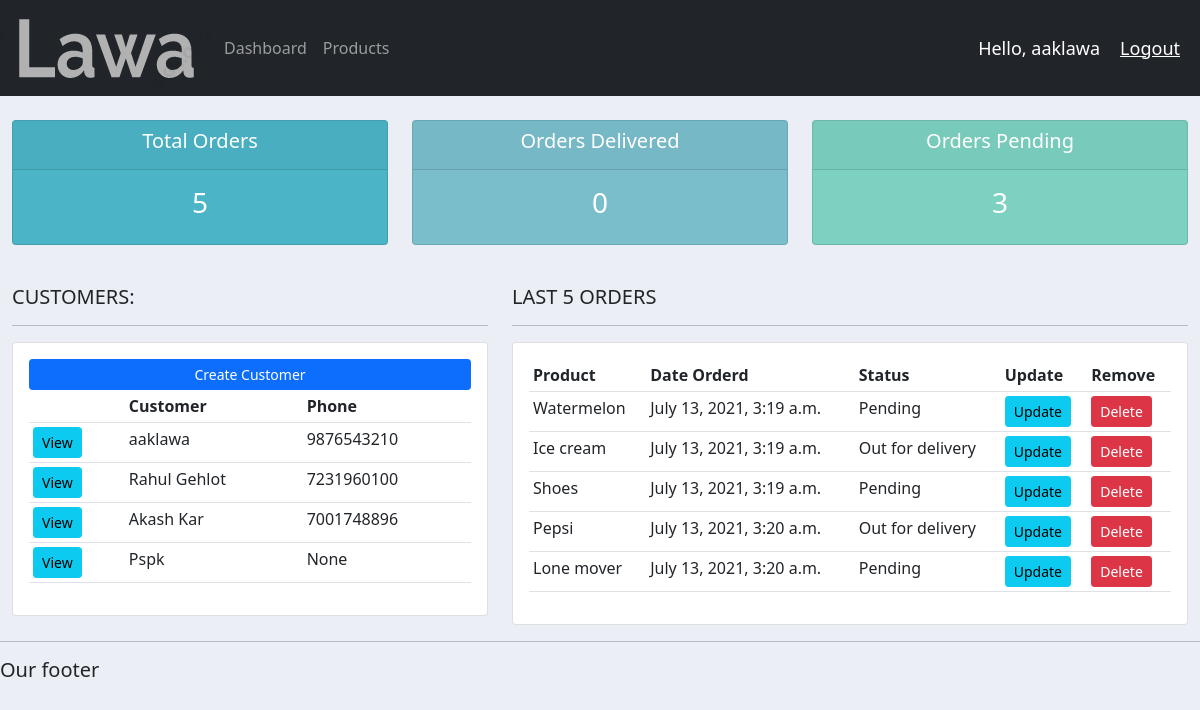
The page / (signed in) on the database its author committed.
### accounts/models.py (models this page shows, shortened)
class Customer(models.Model):
	user = models.OneToOneField(User, null=True, blank=True, on_delete=models.CASCADE)
	name = models.CharField(max_length=200, null=True)
	phone = models.CharField(max_length=200, null=True)
	email = models.CharField(max_length=200, null=True)
	profile_pic = models.ImageField(default="profile1.png", null=True, blank=True)
	date_created = models.DateTimeField(auto_now_add=True, null=True)

class Order(models.Model):
	STATUS = (
			('Pending', 'Pending'),
			('Out for delivery', 'Out for delivery'),
			('Delivered', 'Delivered'),
			)
	customer = models.ForeignKey(Customer, null=True, on_delete= models.SET_NULL)
	product = models.ForeignKey(Product, null=True, on_delete= models.SET_NULL)
	date_created = models.DateTimeField(auto_now_add=True, null=True)
	status = models.CharField(max_length=200, null=True, choices=STATUS)
	note = models.CharField(max_length=1000, null=True)

class Product(models.Model):
	CATEGORY = (
			('Indoor', 'Indoor'),
			('Out Door', 'Out Door'),
			)
	name = models.CharField(max_length=200, null=True)
	price = models.FloatField(null=True)
	category = models.CharField(max_length=200, null=True, choices=CATEGORY)
	description = models.CharField(max_length=200, null=True, blank=True)
	date_created = models.DateTimeField(auto_now_add=True, null=True)
	tags = models.ManyToManyField(Tag)
	def __str__(self):
		return self.name

### accounts/decorators.py (the view)
	def wrapper_function(request, *args, **kwargs):
		group = None
		if request.user.groups.exists():
			group = request.user.groups.all()[0].name
		if group == 'customer':
			return redirect('user-page')
		if group == 'admin':
			return view_func(request, *args, **kwargs)

### accounts/views.py (called while the page is built)
@login_required(login_url='login')
@admin_only
def home(request):
	orders = Order.objects.all()
	customers = Customer.objects.all()
	total_customers = customers.count()
	total_orders = orders.count()
	delivered = orders.filter(status='Delivered').count()
	pending = orders.filter(status='Pending').count()
	context = {'orders':orders, 'customers':customers,
	'total_orders':total_orders,'delivered':delivered,
	'pending':pending }
	return render(request, 'accounts/dashboard.html', context)

### accounts/templates/accounts/dashboard.html
{%  extends 'accounts/main.html' %}
{% block content %}
{%  include 'accounts/status.html' %}
<br>
<div class="row">
	<div class="col-md-5">
		<h5>CUSTOMERS:</h5>
		<hr>
		<div class="card card-body">
			<a class="btn btn-primary  btn-sm btn-block" href="">Create Customer</a>
			<table class="table table-sm">
				<tr>
					<th></th>
					<th>Customer</th>
					<th>Phone</th>
				</tr>
				{% for customer in customers %}
					<tr>
						<td><a class="btn btn-sm btn-info" href="{% url 'customer' customer.id %}">View</a></td>
						<td>{{customer.name}}</td>
						<td>{{customer.phone}}</td>
					</tr>
				{% endfor %}
			</table>
		</div>
	</div>
	<div class="col-md-7">
		<h5>LAST 5 ORDERS</h5>
		<hr>
		<div class="card card-body">
			<table class="table table-sm">
				<tr>
					<th>Product</th>
					<th>Date Orderd</th>
					<th>Status</th>
					<th>Update</th>
					<th>Remove</th>
				</tr>
				{% for order in orders %}
					<tr>
						<td>{{order.product}}</td>
						<td>{{order.date_created}}</td>
						<td>{{order.status}}</td>
						<td><a class="btn btn-sm btn-info" href="{% url 'update_order' order.id %}">Update</a></td>
						<td><a class="btn btn-sm btn-danger" href="{% url 'delete_order' order.id %}">Delete</a></td>
					</tr>
				{% endfor %}
			</table>
		</div>
	</div>
</div>
{% endblock %}

### accounts/templates/accounts/navbar.html (shortened to what this page needs)
{% load static %}
<nav class="navbar navbar-expand-lg navbar-dark bg-dark">
 <img src="{% static 'images/logo.png' %}">
  <div class="collapse navbar-collapse" id="navbarNav">
    <ul class="navbar-nav">
      {% if request.user.is_staff %}
      <li class="nav-item active">
        <a class="nav-link" href="{% url 'home' %}">Dashboard</a>
      </li>
      <li class="nav-item">
        <a class="nav-link" href="{% url 'products' %}">Products</a>
      </li>
      {% else %}
       <li class="nav-item">
        <a class="nav-link" href="{% url 'account' %}">Settings</a>
      </li>
      {% endif %}
    </ul>
  </div>
  <span class="hello-msg">Hello, {{request.user}}</span>
  <span ><a  class="hello-msg" href="{% url 'logout' %}">Logout</a></span>
</nav>

### static/css/main.css (style rules this page uses)
body { background-color: #ebeff5; }

### accounts/templates/accounts/navbar.html (style rules this page uses)
.hello-msg { font-size: 18px; color: #fff; margin-right: 20px; }

### rows shown on the page
Customer: name "aaklawa", phone "9876543210"
Customer: name "Rahul Gehlot", phone "7231960100"
Customer: name "Akash Kar", phone "7001748896"
Customer: name "Pspk", phone "None"
Order: product "Watermelon", date_created "July 13, 2021, 3:19 a.m.", status "Pending"
Order: product "Ice cream", date_created "July 13, 2021, 3:19 a.m.", status "Out for delivery"
Order: product "Shoes", date_created "July 13, 2021, 3:19 a.m.", status "Pending"
Order: product "Pepsi", date_created "July 13, 2021, 3:20 a.m.", status "Out for delivery"
Order: product "Lone mover", date_created "July 13, 2021, 3:20 a.m.", status "Pending"

### other values the page prints
{{ request.user }} "aaklawa"
{{ total_orders }} "5"
{{ delivered }} "0"
{{ pending }} "3"
